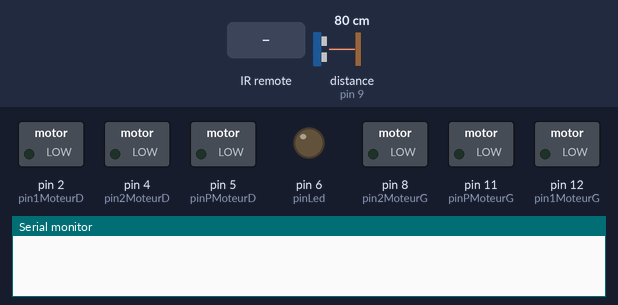
This sketch was run on a simulated Arduino Uno, built with avr-gcc and run on an emulated ATmega328P. On the bench: switched loads named in the sketch (green lamp = pin HIGH), output pins drawn as LEDs (lit = HIGH), the last lines printed to the serial monitor. Wiring (inferred from the names in the program): ultrasonic range finder: trigger pin 10; echo pin 9. The test bench sets the inputs (shaded band); at power-on: distance to the obstacle (sensor on pin 9) 80 cm. The echo pulse lasts 58.3 µs per cm; pins used as bus, display or sensor lines are not drawn.

Above: at 1.2 s.
1.3 s: infrared code 0xFF4AB5 received
At 1.8 s:
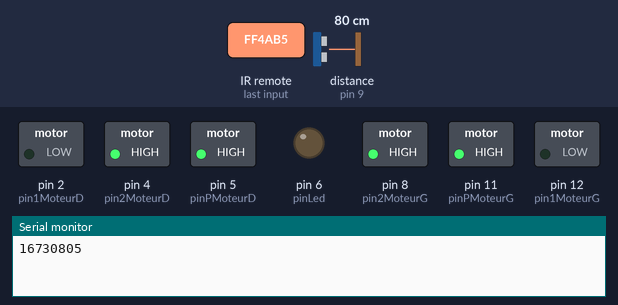
4.3 s: infrared code 0xFF18E7 received
At 5.5 s:
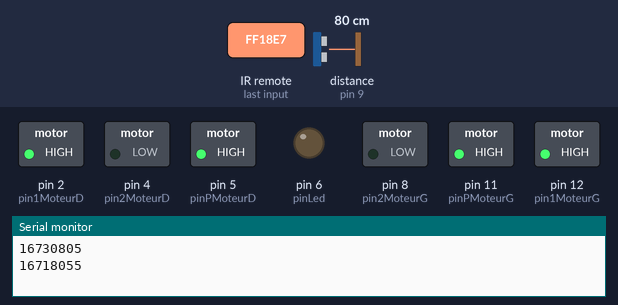
5.8 s: distance to the obstacle (sensor on pin 9) set to 23 cm
7.3 s: distance to the obstacle (sensor on pin 9) set to 18 cm
At 7.8 s:
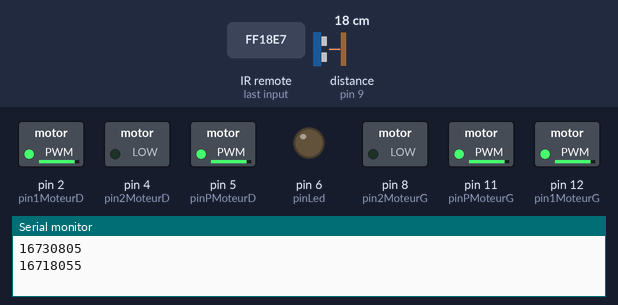
8.8 s: infrared code 0xFF4AB5 received
At 10.6 s:
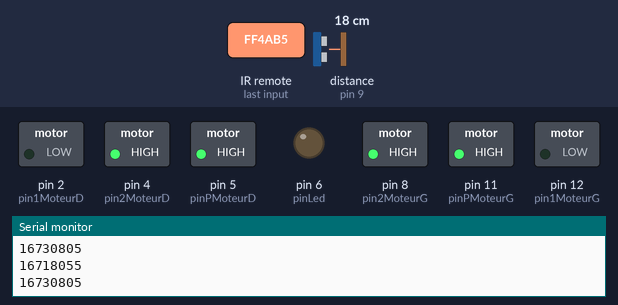
11.8 s: infrared code 0xFF18E7 received
At 12.6 s:
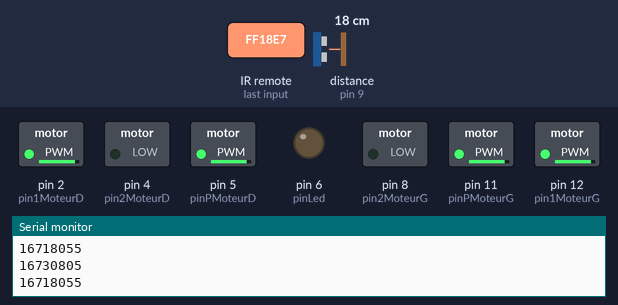
Timing chart, 0 to 14.3 s (numbered marks = the images above; inputs shaded):
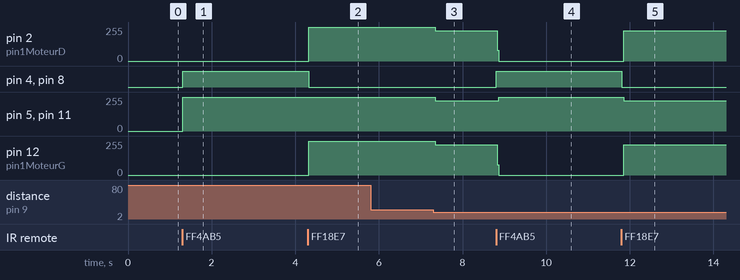

Measured:
- after the input at 1.3 s, pin 4 (pin2MoteurD), pin 8 (pin2MoteurG): LOW → HIGH at once; pin 5 (pinPMoteurD), pin 11 (pinPMoteurG): 0/255 → 255/255 at once
- after the input at 4.3 s, pin 2 (pin1MoteurD), pin 12 (pin1MoteurG): 0/255 → 255/255 at once; pin 4 (pin2MoteurD), pin 8 (pin2MoteurG): HIGH → LOW at once
- after the input at 5.8 s, every drawn part: stays the same
- after the input at 7.3 s, pin 2 (pin1MoteurD), pin 5 (pinPMoteurD), pin 11 (pinPMoteurG), pin 12 (pin1MoteurG): 255/255 → 227/255 after 0.05 s
- after the input at 8.8 s, pin 2 (pin1MoteurD), pin 12 (pin1MoteurG): 227/255 → 0/255 at once; pin 4 (pin2MoteurD), pin 8 (pin2MoteurG): LOW → HIGH at once; pin 5 (pinPMoteurD), pin 11 (pinPMoteurG): 227/255 → 255/255 after 0.07 s
- after the input at 11.8 s, pin 2 (pin1MoteurD), pin 12 (pin1MoteurG): 0/255 → 228/255 after 0.05 s; pin 4 (pin2MoteurD), pin 8 (pin2MoteurG): HIGH → LOW at once; pin 5 (pinPMoteurD), pin 11 (pinPMoteurG): 255/255 → 227/255 after 0.05 s

The sketch:

5_Telecommande_voiture.ino
```cpp
int pin1MoteurG = 12;
int pin2MoteurG = 8;
int pinPMoteurG = 11;
int pin1MoteurD = 2;
int pin2MoteurD = 4;
int pinPMoteurD = 5;
int TRIG_PIN = 10;
int ECHO_PIN = 9;
int DIST_MAX = 200;
int i = 90;
int distActuelle = 0;
int cm;

#include <IRremote.h>

long val;
int IRpin = A5;
int pinLed = 6;

IRrecv irrecv(IRpin);
decode_results results;

void setup() {
  // Configuration des sorties commandes moteurs
  pinMode(pin1MoteurG,OUTPUT);
  pinMode(pin2MoteurG,OUTPUT);
  pinMode(pinPMoteurG,OUTPUT);
  pinMode(pin1MoteurD,OUTPUT);
  pinMode(pin2MoteurD,OUTPUT);
  pinMode(pinPMoteurD,OUTPUT);

  // Configuration des pin Capteur US
  pinMode(TRIG_PIN, OUTPUT);
  digitalWrite(TRIG_PIN, LOW);
  pinMode(ECHO_PIN, INPUT);

  Serial.begin(9600); // On peut se passer de cette ligne si on n’utilise plus le moniteur série
  irrecv.enableIRIn(); // Start the receiver
  pinMode(pinLed,OUTPUT);
}

void loop() {

  if (irrecv.decode(&results)==1)
    {
      val = results.value;
      Serial.println(val, DEC);
      irrecv.resume();
    }

  if (val == 16718055){ // Code pour touche 2
    avance();
  }

  if (lectureDistance() < 20){
      stopRobot();
  }

  if (val == 16730805){ // Code pour touche 8
    recule();
    delay(1000);
    stopRobot();
  }
}

void dirMoteur(int moteur,int sens,int pourcentage){
  int pin1,etat1,pin2,etat2,pinP,puissance;

  if (moteur==1){
    pin1=pin1MoteurG;
    pin2=pin2MoteurG;
    pinP=pinPMoteurG;
  }
  else {
    pin1=pin1MoteurD;
    pin2=pin2MoteurD;
    pinP=pinPMoteurD;
  }
  if (sens==1){
    etat1=1;
    etat2=0;
  }
  else if (sens==-1){
    etat1=0;
    etat2=1;
  }
  else {
    etat1=0;
    etat2=0;
  }
  puissance=map(pourcentage,0,100,0,255);
  analogWrite(pinP,puissance);
  digitalWrite(pin1,etat1);
  digitalWrite(pin2,etat2);
}

void avance(){
    dirMoteur(1,1,100);
    dirMoteur(2,1,100);
}

void recule(){
    dirMoteur(1,-1,100);
    dirMoteur(2,-1,100);
}

void tourneDroite(){
    dirMoteur(1,1,100);
    dirMoteur(2,-1,50);
}

void stopRobot(){
    dirMoteur(1,0,0);
    dirMoteur(2,0,0);
}

int lectureDistance() {
  long lecture_echo;
  long cm;
  digitalWrite(TRIG_PIN, HIGH);
  delayMicroseconds(10);
  digitalWrite(TRIG_PIN, LOW);
  lecture_echo = pulseIn(ECHO_PIN, HIGH);
  cm = lecture_echo/58;
  return cm;
}
```
